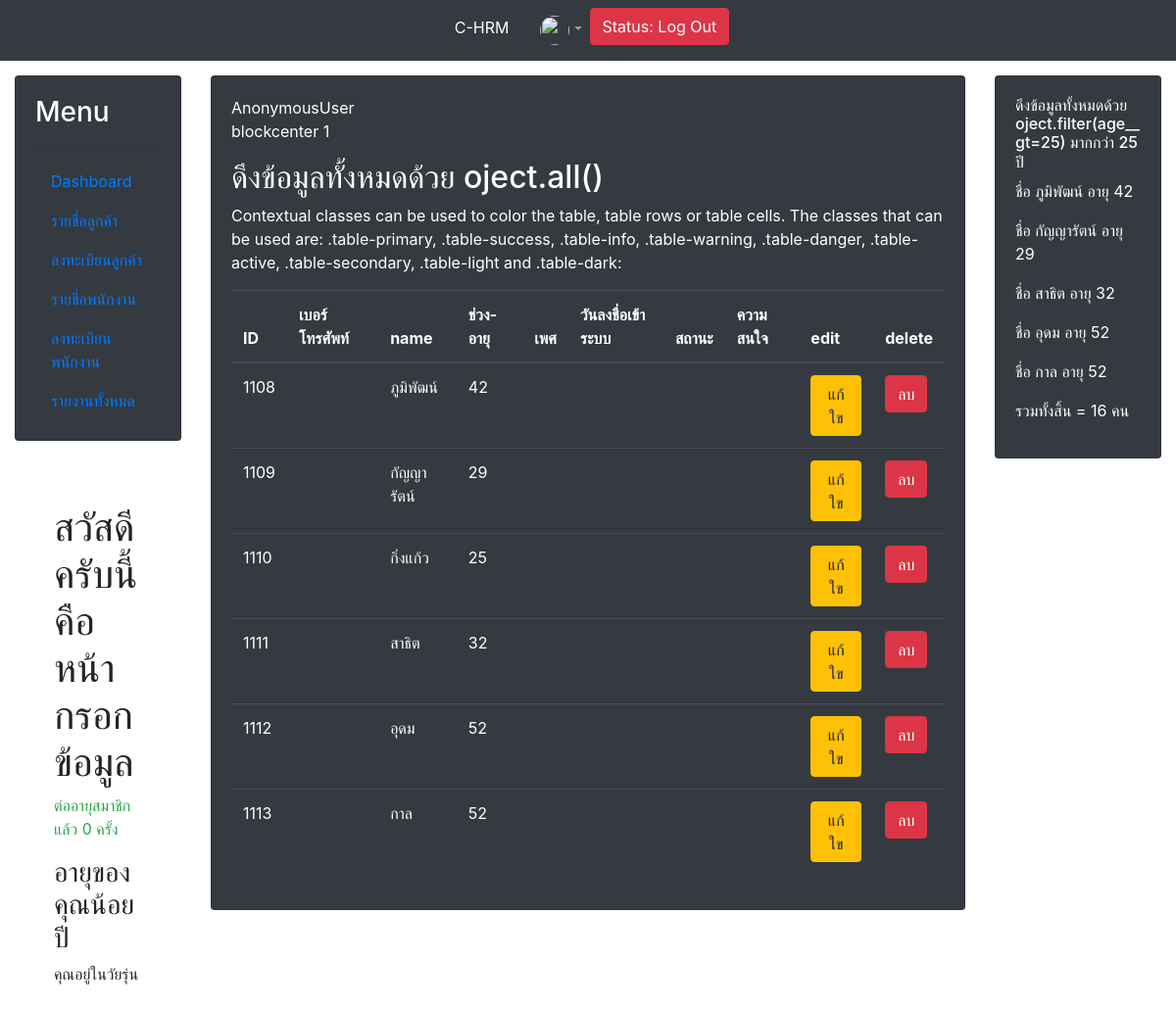
Page /about/ on the earlier database version.
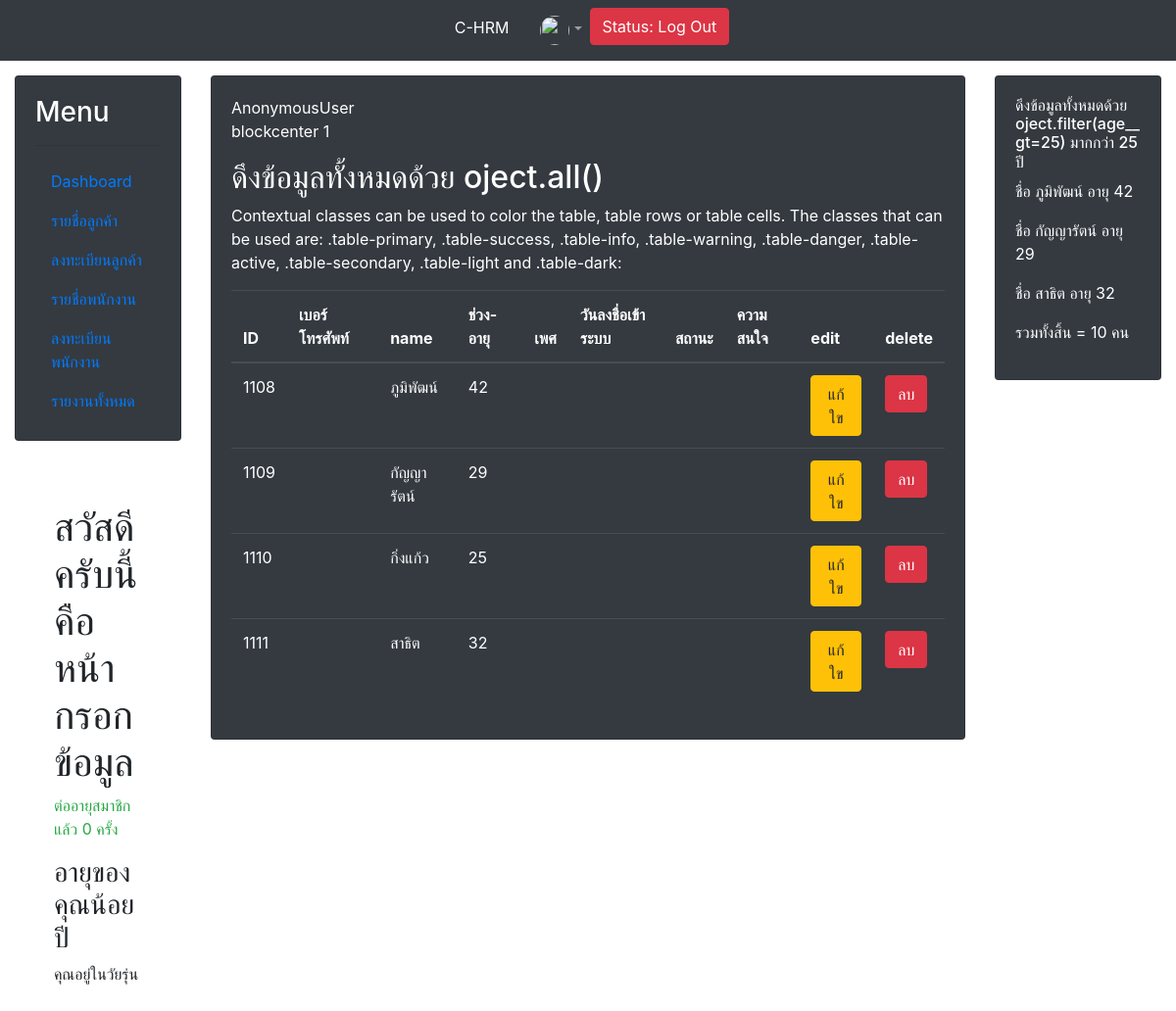
Same page on the later database version.
### ClientApp/models.py (models this page shows)
class Person(models.Model):
    name = models.CharField(max_length=100)
    age = models.PositiveIntegerField()
    date = models.DateField(auto_now_add=True)
    def __str__(self):
        return self.name +" " +str(self.age)

### ClientApp/views.py (the view)
# urls.py: path('about/',views.about,name="about-page"),
def about (request):
    person = Person.objects.all() # เป็นการดึงข้อมูลทั้งหมด
    fperson = Person.objects.filter(age__gt=25 ) #กรองเอาเฉพาะข้อมูลไปแสดง
    return render(request,"about.html",{"persons":person,"fperson":fperson})

### ClientApp/templates/about.html (shortened to what this page needs)
{% extends "base.html" %}
{% block Left1 %}
            <h1 > สวัสดีครับนี้คือ หน้ากรอกข้อมูล </h1>
            <marquee direction="left"> <p class="text-success">{{ lname | upper }} ต่ออายุสมาชิกแล้ว {{name.age | wordcount }} ครั้ง</p>
            </marquee>
                {% if age >= 30 and age <= 59 %}
                <h3>อายุของคุณคือ {{ age }} ปี</h3>
                <p>อยู่ในวัยทำงาน</p>
            {% elif age >= 60 %}
                <h3>อายุของคุณคือ {{ age }} ปี</h3>
                <p>คุณอยู่ในวัยเกษียณ</p>
            {% else %}
                <h3>อายุของคุณน้อย {{ age }} ปี</h3>
                <p>คุณ{{name | upper}}อยู่ในวัยรุ่น</p>
            {% endif %}
{% endblock Left1 %}
{% block center %}
{{ user }}
<p> blockcenter 1 </p>
<div class="table table-dark table-hover">
    <h2>ดึงข้อมูลทั้งหมดด้วย oject.all()</h2>
    <p>Contextual classes can be used to color the table, table rows or table cells. The classes that can be used are: .table-primary, .table-success, .table-info, .table-warning, .table-danger, .table-active, .table-secondary, .table-light and .table-dark:</p>
    <table class="table text-white ">
      <thead class="table">
        <tr class="text-white" >
          <th>ID</th>
          <th>เบอร์โทรศัพท์</th>
          <th>name</th>
          <th>ช่วง-อายุ</th>
          <th>เพศ</th>
          <th>วันลงชื่อเข้าระบบ</th>
          <th>สถานะ</th>
          <th>ความสนใจ</th>
          <th>edit</th>
          <th>delete</th>
        </tr>
      </thead>
      <tbody>
        {% for person in persons %}
        <tr >
          <td>{{ person.id }}</td>
          <td>{{ person.tel }}</td>
          <td>{{ person.name }} </td>
          <td>{{ person.age }}</td>
          <td>{{ person.sex }}</td>
          <td>{{ person.datereg }}</td>
          <td>{{ person.status }}</td>
          <td>{{ person.interest}}</td>
          <td><a href="{% url 'edit-page' person.id %}"><button type="button" class="btn btn-warning">แก้ใข</button></a></td>
          <td><a href="{% url 'delete-page' person.id %}"><button type="button" class="btn btn-danger" onclick="return confirm('คุณต้องการลบ {{ person.name }} หรือไม่')">ลบ</button></a></td>
        </tr>
        {% endfor %}
      </tbody>
    </table>
  </div>
{% endblock center %}
{% block right1 %}
<h6>ดึงข้อมูลทั้งหมดด้วย oject.filter(age__gt=25) มากกว่า 25 ปี</h6>
{% for pd in fperson %}
<p>ชื่อ {{ pd.name }} อายุ {{pd.age}}</p>
{%endfor%}
<p>รวมทั้งสิ้น = {{fperson | wordcount}} คน</p>
{% endblock right1 %}

### ClientApp/templates/base.html (shortened to what this page needs)
<!DOCTYPE html>
<html lang="en">
<head>
	<link rel="stylesheet" href="https://cdn.jsdelivr.net/npm/bootstrap@4.6.2/dist/css/bootstrap.min.css">
</head>
		<nav class="navbar navbar-expand-lg navbar-dark badge-dark">
			<div class="collapse navbar-collapse justify-content-md-center" id="navbarsExample08">
				<ul class="navbar-nav">
					<li class="nav-item active">
						<a class="nav-link" href="/">C-HRM </a>
					</li>
					<li class="nav-item active">
						<a class="nav-link"> {{ User }} </a>
					</li>
					<li class="nav-item dropdown">
						<a class="nav-link dropdown-toggle" href="/" id="dropdown08" data-toggle="dropdown" aria-haspopup="true" aria-expanded="false"><img src="#" width="30" height="30" class="rounded-circle"></a>
					</li>
						<a href="#"><button type="button" class="btn btn-danger">Status: Log Out</button></a>
				</ul>
			</div>
		</nav>
<body>
<div class="container-fluid" style="margin-top:15px">
	<div class="row">
		<div class="col-sm-2" >
			<div class="card bg-dark text-white ">
				<div class="card-body"> <h3> Menu </h3><hr>
					<ul class="nav nav-pills flex-column">
						<li class="nav-item">
							<a class="nav-link " href="/">Dashboard</a>
						</li>
						<li class="nav-item ">
							<a class="nav-link " href="/show_cust">รายชื่อลูกค้า</a>
						</li>
						<li class="nav-item">
							<a class="nav-link " href="/regis_cust">ลงทะเบียนลูกค้า</a>
						</li>
						<li class="nav-item">
							<a class="nav-link " href="/show_user">รายชื่อพนักงาน</a>
						</li>
						<li class="nav-item">
							<a class="nav-link " href="/register/"> ลงทะเบียนพนักงาน </a>
						</li>
						<li class="nav-item">
							<a class="nav-link " href="#"> รายงานทั้งหมด </a>
						</li>
					</ul>
				</div>
			</div>
			<br>
			<div class="card-body">
				<div class="card-body">
							{% block Left1 %}
							{% endblock Left1 %}
				</div>
			</div>
		</div>
		<div class="col-sm-8" >
			<div class="card bg-dark text-white">
				<div class="card-body">
														{% block center %}
														{% endblock center %}
				</div>
			</div>
			<br>
			<div class="card-body">
				<div class="card-body">
				</div>
			</div>
			<br>
			<div class="card-body">
				<div class="card-body">
				</div>
			</div>
		</div>
		<div class="col-sm-2" >
			<div class="card bg-dark text-white ">
				<div class="card-body">
						{% block right1 %}
						{% endblock right1 %}
				</div>
			</div>
			<br>
			<div class="card-body">
				<div class="card-body">
				</div>
			</div>
		</div>
</div>
</html>

Differences in the rows shown:
removed Person: id "1112", name "อุดม", age "52"
removed Person: id "1113", name "กาล", age "52"
computed for Person "ภูมิพัฒน์": name+age "16" → "10"
